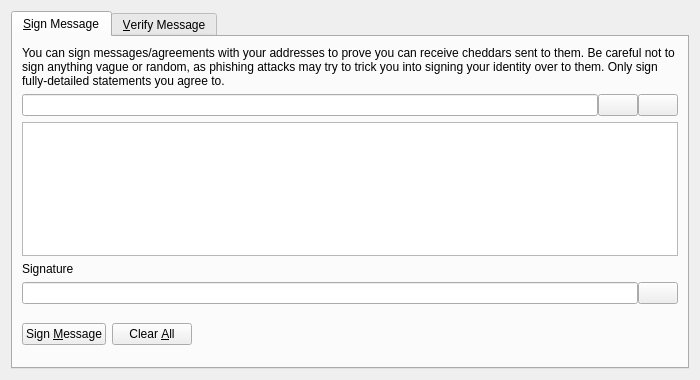
<?xml version="1.0" encoding="UTF-8"?>
<ui version="4.0">
 <class>SignVerifyMessageDialog</class>
 <widget class="QDialog" name="SignVerifyMessageDialog">
  <property name="geometry">
   <rect>
    <x>0</x>
    <y>0</y>
    <width>700</width>
    <height>380</height>
   </rect>
  </property>
  <property name="windowTitle">
   <string>Signatures - Sign / Verify a Message</string>
  </property>
  <property name="modal">
   <bool>true</bool>
  </property>
  <layout class="QVBoxLayout" name="verticalLayout">
   <item>
    <widget class="QTabWidget" name="tabWidget">
     <property name="currentIndex">
      <number>0</number>
     </property>
     <widget class="QWidget" name="tabSignMessage">
      <attribute name="title">
       <string>&amp;Sign Message</string>
      </attribute>
      <layout class="QVBoxLayout" name="verticalLayout_SM">
       <item>
        <widget class="QLabel" name="infoLabel_SM">
         <property name="text">
          <string>You can sign messages/agreements with your addresses to prove you can receive cheddars sent to them. Be careful not to sign anything vague or random, as phishing attacks may try to trick you into signing your identity over to them. Only sign fully-detailed statements you agree to.</string>
         </property>
         <property name="textFormat">
          <enum>Qt::PlainText</enum>
         </property>
         <property name="wordWrap">
          <bool>true</bool>
         </property>
        </widget>
       </item>
       <item>
        <layout class="QHBoxLayout" name="horizontalLayout_1_SM">
         <property name="spacing">
          <number>0</number>
         </property>
         <item>
          <widget class="QValidatedLineEdit" name="addressIn_SM">
           <property name="toolTip">
            <string>The Cheddar address to sign the message with</string>
           </property>
          </widget>
         </item>
         <item>
          <widget class="QPushButton" name="addressBookButton_SM">
           <property name="toolTip">
            <string>Choose previously used address</string>
           </property>
           <property name="text">
            <string/>
           </property>
           <property name="icon">
            <iconset resource="../bitcoin.qrc">
             <normaloff>:/icons/address-book</normaloff>:/icons/address-book</iconset>
           </property>
           <property name="shortcut">
            <string>Alt+A</string>
           </property>
           <property name="autoDefault">
            <bool>false</bool>
           </property>
          </widget>
         </item>
         <item>
          <widget class="QPushButton" name="pasteButton_SM">
           <property name="toolTip">
            <string>Paste address from clipboard</string>
           </property>
           <property name="text">
            <string/>
           </property>
           <property name="icon">
            <iconset resource="../bitcoin.qrc">
             <normaloff>:/icons/editpaste</normaloff>:/icons/editpaste</iconset>
           </property>
           <property name="shortcut">
            <string>Alt+P</string>
           </property>
           <property name="autoDefault">
            <bool>false</bool>
           </property>
          </widget>
         </item>
        </layout>
       </item>
       <item>
        <widget class="QPlainTextEdit" name="messageIn_SM">
         <property name="toolTip">
          <string>Enter the message you want to sign here</string>
         </property>
        </widget>
       </item>
       <item>
        <widget class="QLabel" name="signatureLabel_SM">
         <property name="text">
          <string>Signature</string>
         </property>
         <property name="textFormat">
          <enum>Qt::PlainText</enum>
         </property>
        </widget>
       </item>
       <item>
        <layout class="QHBoxLayout" name="horizontalLayout_2_SM">
         <property name="spacing">
          <number>0</number>
         </property>
         <item>
          <widget class="QLineEdit" name="signatureOut_SM">
           <property name="font">
            <font>
             <italic>true</italic>
            </font>
           </property>
           <property name="readOnly">
            <bool>true</bool>
           </property>
          </widget>
         </item>
         <item>
          <widget class="QPushButton" name="copySignatureButton_SM">
           <property name="toolTip">
            <string>Copy the current signature to the system clipboard</string>
           </property>
           <property name="text">
            <string/>
           </property>
           <property name="icon">
            <iconset resource="../bitcoin.qrc">
             <normaloff>:/icons/editcopy</normaloff>:/icons/editcopy</iconset>
           </property>
           <property name="autoDefault">
            <bool>false</bool>
           </property>
          </widget>
         </item>
        </layout>
       </item>
       <item>
        <layout class="QHBoxLayout" name="horizontalLayout_3_SM">
         <item>
          <widget class="QPushButton" name="signMessageButton_SM">
           <property name="toolTip">
            <string>Sign the message to prove you own this Cheddar address</string>
           </property>
           <property name="text">
            <string>Sign &amp;Message</string>
           </property>
           <property name="icon">
            <iconset resource="../bitcoin.qrc">
             <normaloff>:/icons/edit</normaloff>:/icons/edit</iconset>
           </property>
           <property name="autoDefault">
            <bool>false</bool>
           </property>
          </widget>
         </item>
         <item>
          <widget class="QPushButton" name="clearButton_SM">
           <property name="toolTip">
            <string>Reset all sign message fields</string>
           </property>
           <property name="text">
            <string>Clear &amp;All</string>
           </property>
           <property name="icon">
            <iconset resource="../bitcoin.qrc">
             <normaloff>:/icons/remove</normaloff>:/icons/remove</iconset>
           </property>
           <property name="autoDefault">
            <bool>false</bool>
           </property>
          </widget>
         </item>
         <item>
          <spacer name="horizontalSpacer_1_SM">
           <property name="orientation">
            <enum>Qt::Horizontal</enum>
           </property>
           <property name="sizeHint" stdset="0">
            <size>
             <width>40</width>
             <height>48</height>
            </size>
           </property>
          </spacer>
         </item>
         <item>
          <widget class="QLabel" name="statusLabel_SM">
           <property name="font">
            <font>
             <weight>75</weight>
             <bold>true</bold>
            </font>
           </property>
           <property name="text">
            <string/>
           </property>
           <property name="wordWrap">
            <bool>true</bool>
           </property>
          </widget>
         </item>
         <item>
          <spacer name="horizontalSpacer_2_SM">
           <property name="orientation">
            <enum>Qt::Horizontal</enum>
           </property>
           <property name="sizeHint" stdset="0">
            <size>
             <width>40</width>
             <height>48</height>
            </size>
           </property>
          </spacer>
         </item>
        </layout>
       </item>
      </layout>
     </widget>
     <widget class="QWidget" name="tabVerifyMessage">
      <attribute name="title">
       <string>&amp;Verify Message</string>
      </attribute>
      <layout class="QVBoxLayout" name="verticalLayout_VM">
       <item>
        <widget class="QLabel" name="infoLabel_VM">
         <property name="text">
          <string>Enter the receiver's address, message (ensure you copy line breaks, spaces, tabs, etc. exactly) and signature below to verify the message. Be careful not to read more into the signature than what is in the signed message itself, to avoid being tricked by a man-in-the-middle attack. Note that this only proves the signing party receives with the address, it cannot prove sendership of any transaction!</string>
         </property>
         <property name="textFormat">
          <enum>Qt::PlainText</enum>
         </property>
         <property name="alignment">
          <set>Qt::AlignLeading|Qt::AlignLeft|Qt::AlignTop</set>
         </property>
         <property name="wordWrap">
          <bool>true</bool>
         </property>
        </widget>
       </item>
       <item>
        <layout class="QHBoxLayout" name="horizontalLayout_1_VM">
         <property name="spacing">
          <number>0</number>
         </property>
         <item>
          <widget class="QValidatedLineEdit" name="addressIn_VM">
           <property name="toolTip">
            <string>The Cheddar address the message was signed with</string>
           </property>
          </widget>
         </item>
         <item>
          <widget class="QPushButton" name="addressBookButton_VM">
           <property name="toolTip">
            <string>Choose previously used address</string>
           </property>
           <property name="text">
            <string/>
           </property>
           <property name="icon">
            <iconset resource="../bitcoin.qrc">
             <normaloff>:/icons/address-book</normaloff>:/icons/address-book</iconset>
           </property>
           <property name="shortcut">
            <string>Alt+A</string>
           </property>
           <property name="autoDefault">
            <bool>false</bool>
           </property>
          </widget>
         </item>
        </layout>
       </item>
       <item>
        <widget class="QPlainTextEdit" name="messageIn_VM"/>
       </item>
       <item>
        <widget class="QValidatedLineEdit" name="signatureIn_VM"/>
       </item>
       <item>
        <layout class="QHBoxLayout" name="horizontalLayout_2_VM">
         <item>
          <widget class="QPushButton" name="verifyMessageButton_VM">
           <property name="toolTip">
            <string>Verify the message to ensure it was signed with the specified Cheddar address</string>
           </property>
           <property name="text">
            <string>Verify &amp;Message</string>
           </property>
           <property name="icon">
            <iconset resource="../bitcoin.qrc">
             <normaloff>:/icons/transaction_0</normaloff>:/icons/transaction_0</iconset>
           </property>
           <property name="autoDefault">
            <bool>false</bool>
           </property>
          </widget>
         </item>
         <item>
          <widget class="QPushButton" name="clearButton_VM">
           <property name="toolTip">
            <string>Reset all verify message fields</string>
           </property>
           <property name="text">
            <string>Clear &amp;All</string>
           </property>
           <property name="icon">
            <iconset resource="../bitcoin.qrc">
             <normaloff>:/icons/remove</normaloff>:/icons/remove</iconset>
           </property>
           <property name="autoDefault">
            <bool>false</bool>
           </property>
          </widget>
         </item>
         <item>
          <spacer name="horizontalSpacer_1_VM">
           <property name="orientation">
            <enum>Qt::Horizontal</enum>
           </property>
           <property name="sizeHint" stdset="0">
            <size>
             <width>40</width>
             <height>48</height>
            </size>
           </property>
          </spacer>
         </item>
         <item>
          <widget class="QLabel" name="statusLabel_VM">
           <property name="font">
            <font>
             <weight>75</weight>
             <bold>true</bold>
            </font>
           </property>
           <property name="text">
            <string/>
           </property>
           <property name="wordWrap">
            <bool>true</bool>
           </property>
          </widget>
         </item>
         <item>
          <spacer name="horizontalSpacer_2_VM">
           <property name="orientation">
            <enum>Qt::Horizontal</enum>
           </property>
           <property name="sizeHint" stdset="0">
            <size>
             <width>40</width>
             <height>48</height>
            </size>
           </property>
          </spacer>
         </item>
        </layout>
       </item>
      </layout>
     </widget>
    </widget>
   </item>
  </layout>
 </widget>
 <customwidgets>
  <customwidget>
   <class>QValidatedLineEdit</class>
   <extends>QLineEdit</extends>
   <header>qvalidatedlineedit.h</header>
  </customwidget>
 </customwidgets>
 <resources>
  <include location="../bitcoin.qrc"/>
 </resources>
 <connections/>
</ui>
